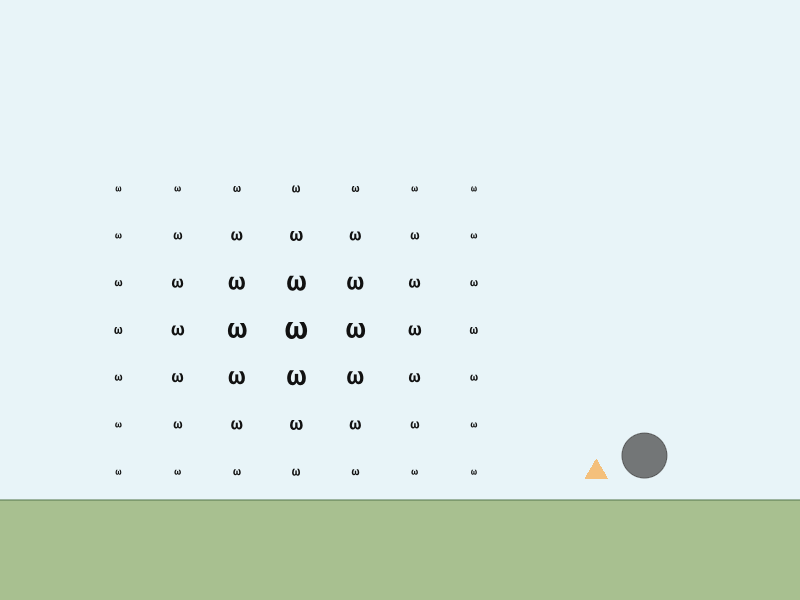
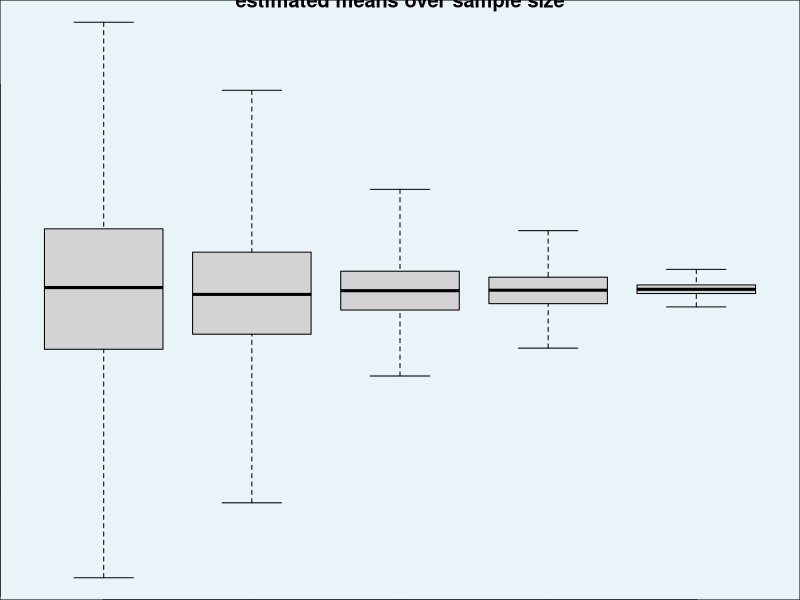
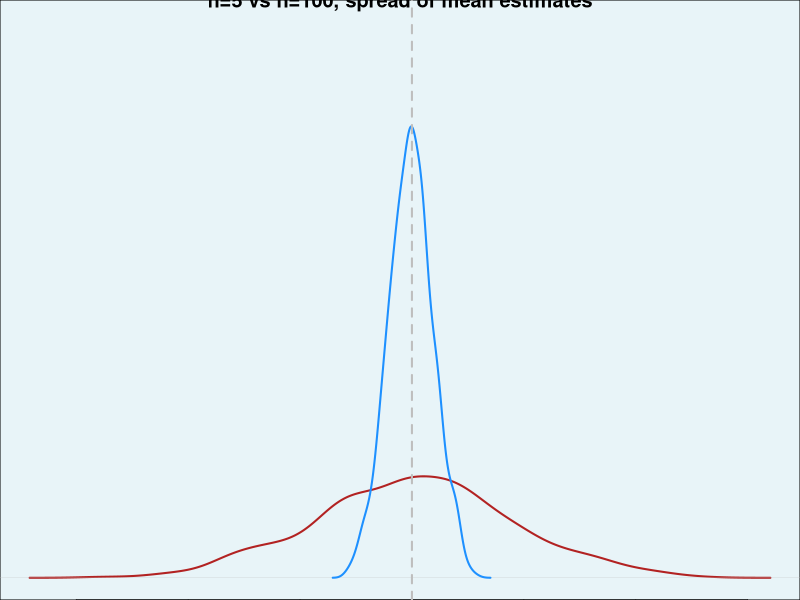
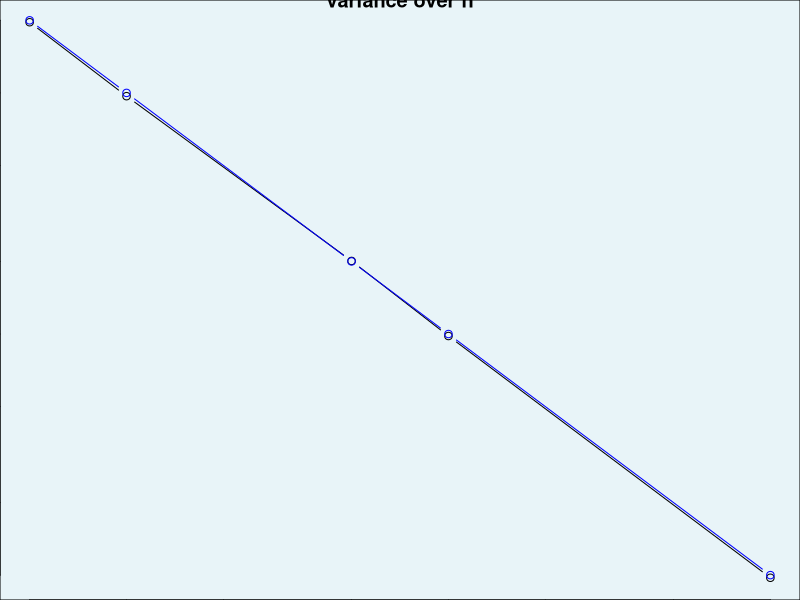
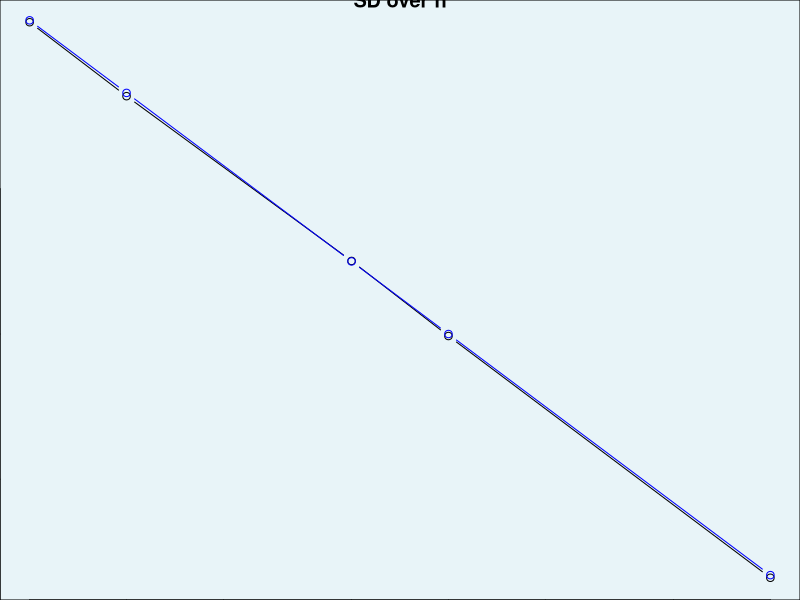

These figures' R source, in order:
## ---- chunk 1
#| label: initialize
#| echo: FALSE
knitr::opts_chunk$set(echo = TRUE, fig.width=7, fig.height=5) 
## ---- chunk 2
suppressPackageStartupMessages({

  library(palmerpenguins)

})

head(penguins)

gentoo_mass <- penguins$body_mass_g[
  penguins$species == "Gentoo" & !is.na(penguins$body_mass_g)
]

cat("\nnumber of Gentoo body mass measurements:\n")
length(gentoo_mass)
## ---- chunk 3
#| echo: false
plot_penguin_sample <- function(population, sample_mass, hd = FALSE) {
  n <- length(sample_mass)
  plot(
    NA,
    xlim = range(population),
    ylim = c(0.5, 1.5),
    yaxt = "n",
    ylab = "",
    bty = "l",
    main = paste0("Sample of n = ", n, " Gentoo penguins"),
    xlab = "body mass (g)"
  )
  y_pos <- jitter(rep(1, n), amount = 0.3)
  if (hd) {
    text(x = sample_mass, y = y_pos, labels = "\U1F427", cex = 1.5)
  } else {
    points(x = sample_mass, y = y_pos, pch = 19,
           col = adjustcolor("grey30", 0.75), cex = 2.2)
    points(x = sample_mass - 45, y = y_pos - .01, pch = 17,
           col = adjustcolor("darkorange", 0.5), cex = 1.2)
  }
  abline(v = mean(sample_mass), col = "firebrick", lwd = 2)
  abline(v = mean(population), col = "darkgreen", lwd = 2, lty = 2)
  legend(
    "topright",
    legend = c(
      paste0("sample mean = ", round(mean(sample_mass))),
      paste0("population mean = ", round(mean(population)))
    ),
    col = c("firebrick", "darkgreen"),
    lty = c(1, 2),
    lwd = 2, 
    y.intersp = 1.5
  )
}
## ---- chunk 4
#| echo: false
plot_mean_median <- function(x) {
  n <- length(x)
  plot(
    NA,
    xlim = c(0, 8),
    ylim = c(0.5, 1.5),
    yaxt = "n",
    ylab = "",
    bty = "l",
    main = paste0("Sample of n = ", n, " from log-normal"),
    xlab = "value"
  )
  y_pos <- jitter(rep(1, n), amount = 0.3)
  points(x, y_pos, pch = 19,
         col = adjustcolor("grey30", 0.5), cex = 1.2)
  abline(v = mean(x), col = "firebrick", lwd = 2)
  abline(v = median(x), col = "dodgerblue", lwd = 2, lty = 2)
  legend(
    "topright",
    legend = c(
      paste0("mean = ", round(mean(x), 2)),
      paste0("median = ", round(median(x), 2))
    ),
    col = c("firebrick", "dodgerblue"),
    lty = c(1, 2),
    lwd = 2,
    y.intersp = 1.5
  )
}
## ---- chunk 5
#| echo: false
#| fig-width: 4
#| fig-height: 3
par(mar = c(0, 0, 0, 0), bg = "#e8f4f8")
plot.new()
plot.window(xlim = c(0, 10), ylim = c(0, 10))

# ground - lighter green, fills whole bottom
rect(-5, -5, 15, 1.4, col = "#a8c090", border = "#5a7a50")

# 7x7 omega grid, center omegas bigger
for (row in 0:6) {
  for (col in 0:6) {
    dist <- sqrt((col - 3)^2 + (row - 3)^2)
    sz <- 0.45 + 1.4 * exp(-dist^2 / 5)
    text(1.2 + col * 0.8, 1.9 + row * 0.85, "ω",
         cex = sz, font = 2, col = "#111111")
  }
}

# penguin body (circle) and beak (triangle)
px <- 8.3
py <- 2.2
points(px, py, pch = 19, col = adjustcolor("grey30", 0.75), cex = 6)
points(px - 0.65, py - 0.3, pch = 17,
       col = adjustcolor("darkorange", 0.5), cex = 2.4)
## ---- chunk 6
#| echo: false
plot_forest_meta <- function(population, sample_sizes, seed_val, show_ivw = FALSE) {
  set.seed(seed_val)
  n_s <- length(sample_sizes)
  means <- numeric(n_s)
  ses <- numeric(n_s)
  for (i in seq_len(n_s)) {
    samp <- sample(population, size = sample_sizes[i], replace = TRUE)
    means[i] <- mean(samp)
    ses[i] <- sd(samp) / sqrt(sample_sizes[i])
  }
  pop_mean <- mean(population)
  ci_lo <- means - 1.96 * ses
  ci_hi <- means + 1.96 * ses
  simple_mean <- mean(means)
  simple_se <- sqrt(sum(ses^2)) / n_s
  wts <- 1 / ses^2
  ivw_mean <- sum(wts * means) / sum(wts)
  ivw_se <- 1 / sqrt(sum(wts))
  n_summ <- if (show_ivw) 2 else 1
  diamond_h <- 0.3
  y_stud <- rev(seq_len(n_s))
  ylim <- c(-0.7 - n_summ * 1.3, n_s + 2)
  xlim <- range(population)
  par(mar = c(4, 6, 2.5, 1))
  plot(NA, xlim = xlim, ylim = ylim,
       yaxt = "n", ylab = "", bty = "l",
       xlab = "body mass (g)",
       main = "Forest plot: Gentoo penguin sample means")
  abline(v = pop_mean, lty = 2, col = "darkgreen", lwd = 2)
  for (i in seq_len(n_s)) {
    y <- y_stud[i]
    segments(ci_lo[i], y, ci_hi[i], y, lwd = 2, col = "grey50")
    points(means[i], y, pch = 15,
           cex = 0.7 + log10(sample_sizes[i]) * 0.5,
           col = "steelblue4")
  }
  axis(2, at = y_stud, labels = paste0("n = ", sample_sizes),
       las = 1, tick = FALSE)
  abline(h = 0.5, col = "grey60", lwd = 0.8)
  y_sim <- -0.9
  dw_sim <- 1.96 * simple_se
  polygon(
    c(simple_mean - dw_sim, simple_mean, simple_mean + dw_sim, simple_mean),
    c(y_sim, y_sim + diamond_h, y_sim, y_sim - diamond_h),
    col = "firebrick", border = NA
  )
  axis(2, at = y_sim, labels = "Simple", las = 1, tick = FALSE,
       col.axis = "firebrick")
  if (show_ivw) {
    y_ivw <- -2.2
    dw_ivw <- 1.96 * ivw_se
    polygon(
      c(ivw_mean - dw_ivw, ivw_mean, ivw_mean + dw_ivw, ivw_mean),
      c(y_ivw, y_ivw + diamond_h, y_ivw, y_ivw - diamond_h),
      col = "darkorchid4", border = NA
    )
    axis(2, at = y_ivw, labels = "IVW", las = 1, tick = FALSE,
         col.axis = "darkorchid4")
  }
  leg_labels <- c("population mean", "simple mean")
  leg_col <- c("darkgreen", "firebrick")
  leg_pch <- c(NA, 15)
  leg_lty <- c(2, NA)
  leg_lwd <- c(2, NA)
  if (show_ivw) {
    leg_labels <- c(leg_labels, "IVW mean")
    leg_col <- c(leg_col, "darkorchid4")
    leg_pch <- c(leg_pch, 15)
    leg_lty <- c(leg_lty, NA)
    leg_lwd <- c(leg_lwd, NA)
  }
  legend("topright", legend = leg_labels, col = leg_col,
         pch = leg_pch, lty = leg_lty, lwd = leg_lwd,
         bty = "n", cex = 0.85, pt.cex = 1.4, y.intersp = 1.5)
}
## ---- chunk 7
set.seed(5)
sample_sizes_meta <- c(5, 10, 15, 20, 50, 100)
meta_df <- do.call(rbind, # collapse into one data.frame
  lapply(sample_sizes_meta, function(n) {
    s <- sample(gentoo_mass, size = n, replace = TRUE)
    data.frame(n = n, mean = mean(s), se = sd(s) / sqrt(n))
  })
)
meta_df$weight <- 1 / meta_df$se^2
meta_df
cat("\n")
cat("IVW estimate:\n")
sum(meta_df$weight * meta_df$mean) / sum(meta_df$weight)
## ---- chunk 8
my_list <- list(a = 1, b = 1:5, c = 1:10)
my_list
lapply(X = my_list, FUN = \(x) 2 * x) # iterate over list
## ---- chunk 9
sapply(my_list, \(x) sum(x))
sapply(my_list, \(x) c(sum = sum(x), prod = prod(x)))
## ---- chunk 10
sapply(my_list, sum)
## ---- chunk 11
set.seed(3)
replicate(n=5, expr = { rnorm(n=1) * 10 + 3 })
## ---- chunk 12
set.seed(3)
rnorm(n=5, mean=3, sd=10)
## ---- chunk 13
set.seed(5)
# these 'n' represent sample sizes
n_values <- c(5, 10, 50, 100, 1000)
true_mean <- 5
true_sd <- 1
# estimate means for one simulation per 'n'
est_means <- sapply(n_values, \(n) {
  mean( rnorm(n, mean = true_mean, sd = true_sd) )
})
data.frame(n = n_values, est_means)
## ---- chunk 14
#| exercise: sapply_ex
#| solution: true
set.seed(5)
est_means <- sapply(n_values, \(n) {
  mean( rnorm(n, mean = true_mean, sd = true_sd) )
})
data.frame(n = n_values, est_means)
## ---- chunk 15
simulate_estimating_means <- \(n, nreps, mean, sd) {
  replicate(nreps, {
    mean( rnorm(n=n, mean=mean, sd=sd) )
  })
}
## ---- chunk 16
simulate_estimating_means(n = 100, nreps = 4, mean = -3, sd = 1)
## ---- chunk 17
n_values <- c(5, 10, 50, 100, 1000)
true_mean <- 5
true_sd <- 1
nreps <- 1000 # how many simulations
est_means <- lapply(
  n_values,
  simulate_estimating_means,
  nreps=nreps,
  mean=true_mean,
  sd=true_sd
)
## ---- chunk 18
length(est_means)
head(est_means[[1]])
head(est_means[[5]])
## ---- chunk 19
names(est_means) <- paste0("n=", n_values)
boxplot(
  est_means,
  range = 0, # no 'outliers'
  main = "estimated means over sample size",
  xlab = paste0("simulation sample size (",nreps," per sim.)")
) 
## ---- chunk 20
plot(
  density(est_means[["n=5"]]),
  col = "firebrick",
  lwd = 2,
  ylim = c(0, 5),
  main = "n=5 vs n=100, spread of mean estimates",
  xlab = "mean estimates",
  yaxt = "n", ylab=""
)
lines(
  density(est_means[["n=100"]]),
  col = "dodgerblue",
  lwd = 2
)
abline(v=true_mean, lwd=2, lty=2, col="grey")
## ---- chunk 21
(mean_of_means <- sapply(est_means, mean))
## ---- chunk 22
var_of_means <- sapply(est_means, var)
round(var_of_means, 4)
## ---- chunk 23
plot(n_values, var_of_means, type="b", log="xy", main="variance over n")
# theoretical variance:
points(n_values, 1/n_values, type="b", col="blue")
## ---- chunk 24
plot(n_values, sqrt(var_of_means), type="b", log="xy", main="SD over n")
# theoretical variance:
points(n_values, 1/sqrt(n_values), type="b", col="blue")
## ---- chunk 25
sessionInfo()
